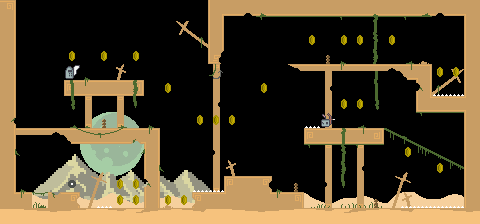

A 2D game scene composited from a Tiled map and its tileset images. What follows is a short description and the map's XML, with each tile layer's data collapsed to a summary:
An orthogonal 30x14 tile map with 16x16 px tiles, 13 tile layers (FarBGLayer, MidBGLayer, NearBGLayer, LowDoodadLayer, ...).

<map version="1.10" tiledversion="1.10.2" orientation="orthogonal" renderorder="right-down" width="30" height="14" tilewidth="16" tileheight="16" infinite="0" nextlayerid="23" nextobjectid="1">
 <tileset firstgid="1" source="Revised Desert Ruins.tsx" />
 <layer id="16" name="FarBGLayer" width="30" height="14">
  <data>[420 cells, 420 non-empty, 17 distinct tile ids]</data>
 </layer>
 <layer id="15" name="MidBGLayer" width="30" height="14">
  <data>[420 cells, 420 non-empty, 53 distinct tile ids]</data>
 </layer>
 <layer id="14" name="NearBGLayer" width="30" height="14">
  <data>[420 cells, 420 non-empty, 14 distinct tile ids]</data>
 </layer>
 <layer id="17" name="LowDoodadLayer" width="30" height="14">
  <data>[420 cells, 420 non-empty, 8 distinct tile ids]</data>
 </layer>
 <layer id="19" name="MidDoodadLayer" width="30" height="14">
  <data>[420 cells, 420 non-empty, 38 distinct tile ids]</data>
 </layer>
 <layer id="1" name="ObstacleLayer" width="30" height="14">
  <data>[420 cells, 420 non-empty, 41 distinct tile ids]</data>
 </layer>
 <layer id="22" name="ObjectLayer" width="30" height="14">
  <data>[420 cells, 420 non-empty, 7 distinct tile ids]</data>
 </layer>
 <layer id="11" name="RopeLayer" width="30" height="14">
  <data>[420 cells, 420 non-empty, 8 distinct tile ids]</data>
 </layer>
 <layer id="12" name="ZiplineLayer" width="30" height="14">
  <data>[420 cells, 420 non-empty, 3 distinct tile ids]</data>
 </layer>
 <layer id="13" name="TrampolineLayer" width="30" height="14">
  <data>[420 cells, 420 non-empty, 2 distinct tile ids]</data>
 </layer>
 <layer id="20" name="LedgeLayer" width="30" height="14">
  <data>[420 cells, 420 non-empty, 5 distinct tile ids]</data>
 </layer>
 <layer id="18" name="SpikeLayer" width="30" height="14">
  <data>[420 cells, 420 non-empty, 2 distinct tile ids]</data>
 </layer>
 <layer id="6" name="HighDoodadLayer" width="30" height="14">
  <data>[420 cells, 420 non-empty, 18 distinct tile ids]</data>
 </layer>
</map>
